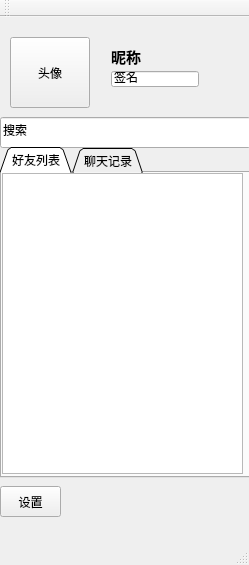
<?xml version="1.0" encoding="UTF-8"?>
<ui version="4.0">
 <class>MainWindow</class>
 <widget class="QMainWindow" name="MainWindow">
  <property name="geometry">
   <rect>
    <x>0</x>
    <y>0</y>
    <width>249</width>
    <height>565</height>
   </rect>
  </property>
  <property name="windowTitle">
   <string>MikChat</string>
  </property>
  <widget class="QWidget" name="centralWidget">
   <widget class="QPushButton" name="headImgPushButton">
    <property name="geometry">
     <rect>
      <x>10</x>
      <y>20</y>
      <width>80</width>
      <height>71</height>
     </rect>
    </property>
    <property name="text">
     <string>头像</string>
    </property>
    <property name="autoExclusive">
     <bool>false</bool>
    </property>
    <property name="autoDefault">
     <bool>false</bool>
    </property>
    <property name="default">
     <bool>false</bool>
    </property>
    <property name="flat">
     <bool>false</bool>
    </property>
   </widget>
   <widget class="QLineEdit" name="searchLineEdit">
    <property name="geometry">
     <rect>
      <x>0</x>
      <y>100</y>
      <width>251</width>
      <height>31</height>
     </rect>
    </property>
    <property name="text">
     <string>搜索</string>
    </property>
   </widget>
   <widget class="QPushButton" name="settingsPushButton">
    <property name="geometry">
     <rect>
      <x>0</x>
      <y>469</y>
      <width>61</width>
      <height>31</height>
     </rect>
    </property>
    <property name="text">
     <string>设置</string>
    </property>
   </widget>
   <widget class="QTabWidget" name="tabWidget">
    <property name="geometry">
     <rect>
      <x>0</x>
      <y>130</y>
      <width>251</width>
      <height>331</height>
     </rect>
    </property>
    <property name="tabPosition">
     <enum>QTabWidget::North</enum>
    </property>
    <property name="tabShape">
     <enum>QTabWidget::Triangular</enum>
    </property>
    <property name="currentIndex">
     <number>0</number>
    </property>
    <widget class="QWidget" name="friendsList">
     <attribute name="title">
      <string>好友列表</string>
     </attribute>
     <widget class="QListWidget" name="friendListWidget">
      <property name="geometry">
       <rect>
        <x>0</x>
        <y>0</y>
        <width>241</width>
        <height>301</height>
       </rect>
      </property>
     </widget>
    </widget>
    <widget class="QWidget" name="chatHistoryRecord">
     <attribute name="title">
      <string>聊天记录</string>
     </attribute>
     <widget class="QListWidget" name="RecordListWidget">
      <property name="geometry">
       <rect>
        <x>0</x>
        <y>0</y>
        <width>241</width>
        <height>301</height>
       </rect>
      </property>
     </widget>
    </widget>
   </widget>
   <widget class="QWidget" name="">
    <property name="geometry">
     <rect>
      <x>100</x>
      <y>20</y>
      <width>110</width>
      <height>61</height>
     </rect>
    </property>
    <layout class="QVBoxLayout" name="verticalLayout">
     <item>
      <widget class="QLabel" name="nickNameLabel">
       <property name="font">
        <font>
         <family>微软雅黑</family>
         <pointsize>11</pointsize>
         <weight>75</weight>
         <bold>true</bold>
        </font>
       </property>
       <property name="text">
        <string>昵称</string>
       </property>
      </widget>
     </item>
     <item>
      <widget class="QLineEdit" name="remarkLineEdit">
       <property name="text">
        <string>签名</string>
       </property>
      </widget>
     </item>
    </layout>
   </widget>
  </widget>
  <widget class="QMenuBar" name="menuBar">
   <property name="geometry">
    <rect>
     <x>0</x>
     <y>0</y>
     <width>249</width>
     <height>22</height>
    </rect>
   </property>
  </widget>
  <widget class="QToolBar" name="mainToolBar">
   <attribute name="toolBarArea">
    <enum>TopToolBarArea</enum>
   </attribute>
   <attribute name="toolBarBreak">
    <bool>false</bool>
   </attribute>
  </widget>
  <widget class="QStatusBar" name="statusBar"/>
 </widget>
 <layoutdefault spacing="6" margin="11"/>
 <resources/>
 <connections/>
</ui>
